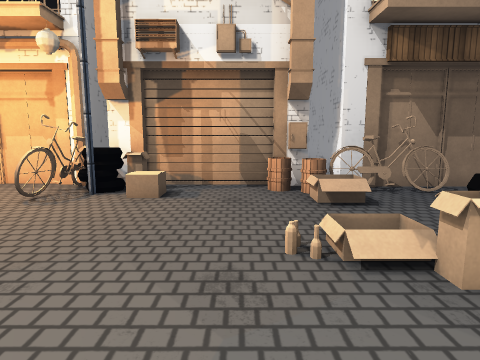
View 1 (above)

24 first-person views from a walk through a 3-D level made in the Unity game engine. The camera is 1.2 m above the floor, tilts 8° down and sees 75° across. The floor is counted in squares, 1 m on a side. Each view is taken from the middle of a square. On the plan, view 1 faces up. The plan holds only what a view shows up to about 13 squares ahead; the rest is blank. The place goes on beyond the plan. Some animated figures are left out. Some surface patterns are stand-ins.

View 2
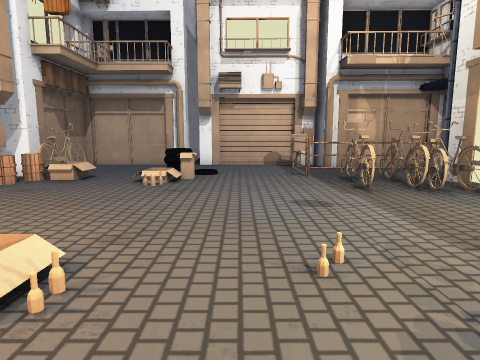

View 3
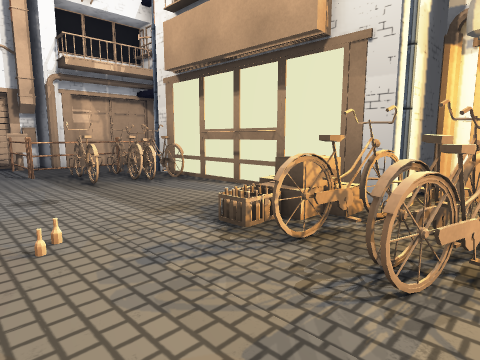

View 4
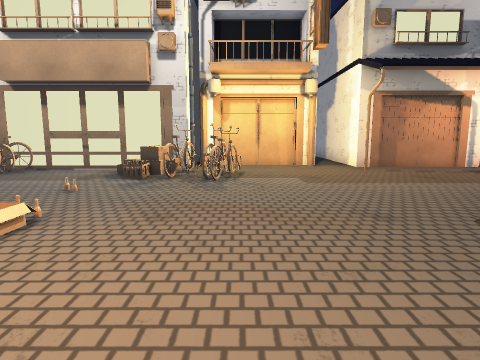

View 5
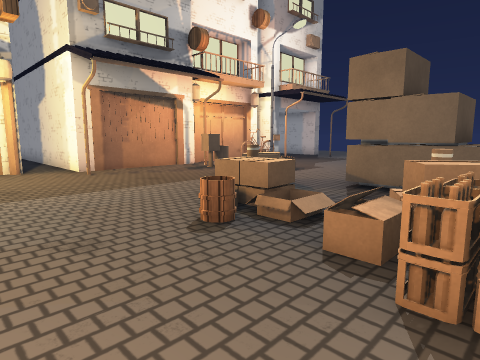

View 6
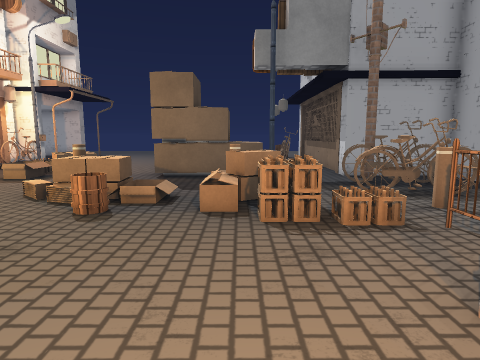

View 7
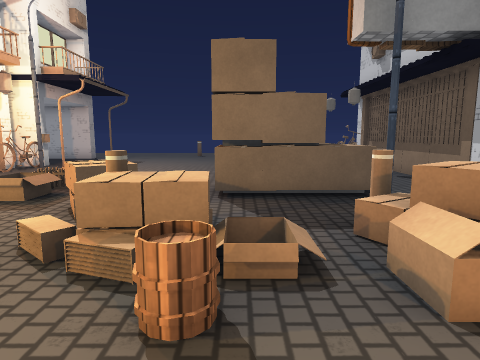

View 8
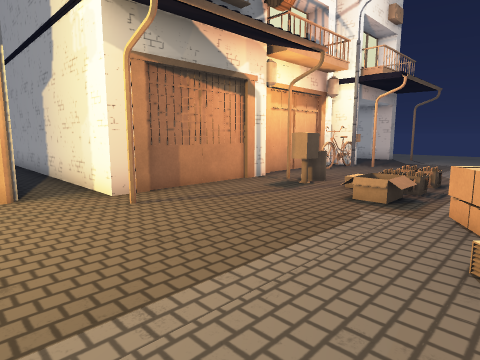

View 9
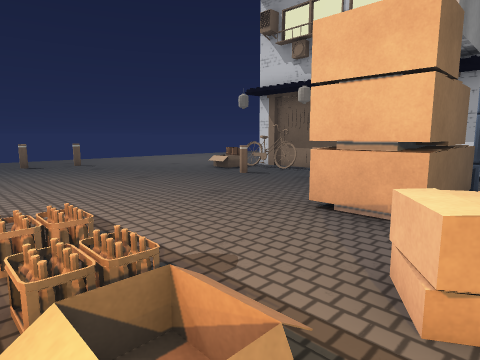

View 10
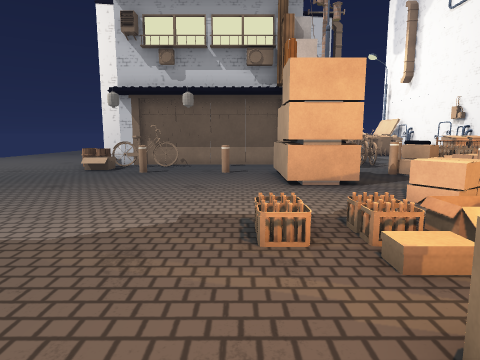

View 11
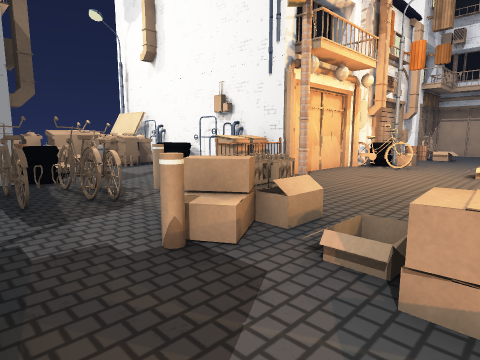

View 12
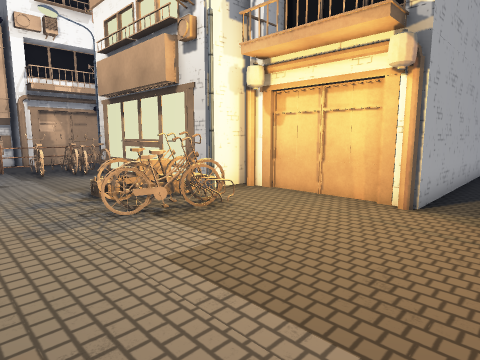

View 13
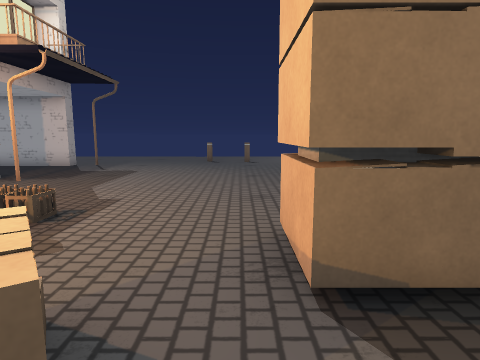

View 14
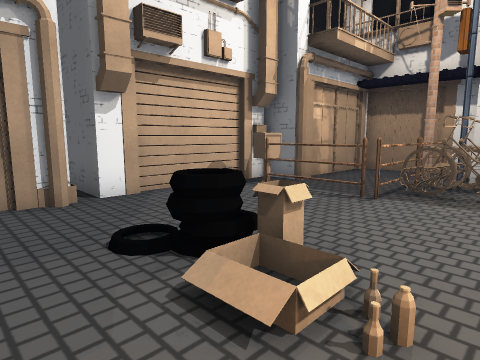

View 15
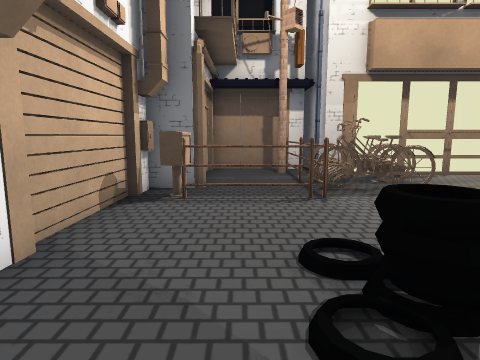

View 16
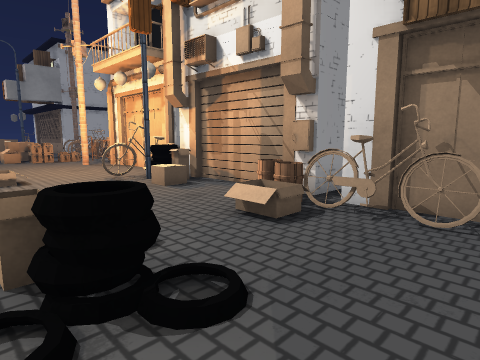

View 17
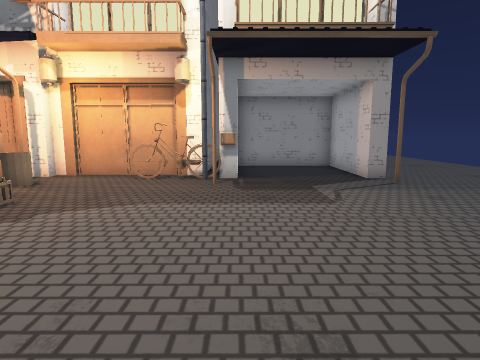

View 18
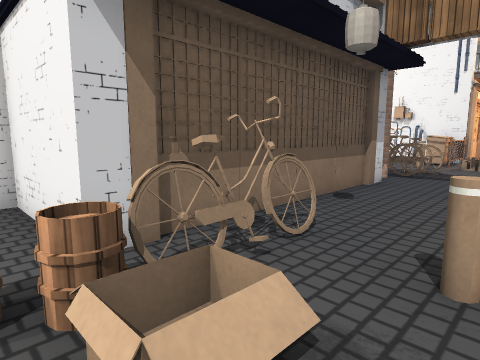

View 19
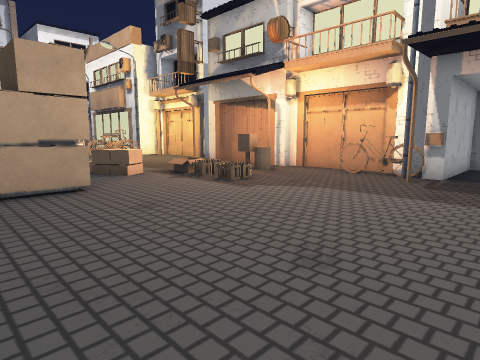

View 20
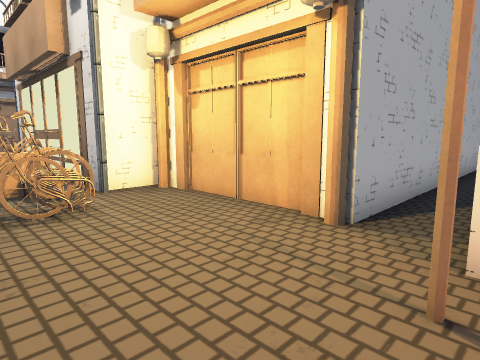

View 21
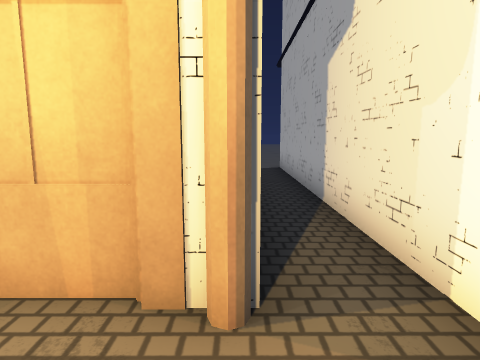

View 22
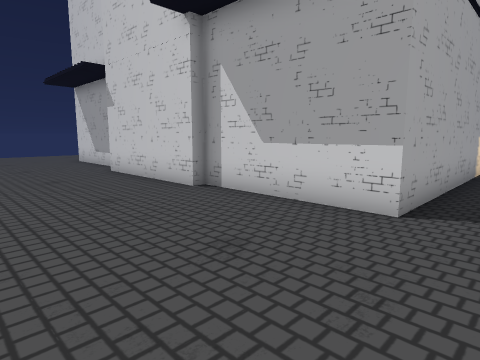

View 23
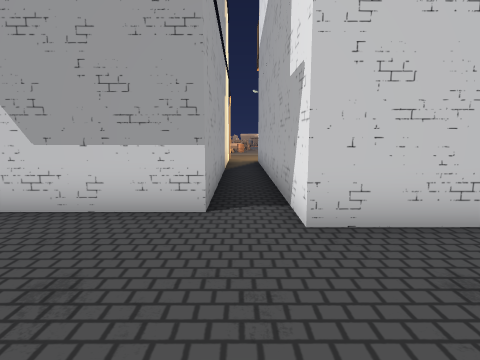

View 24
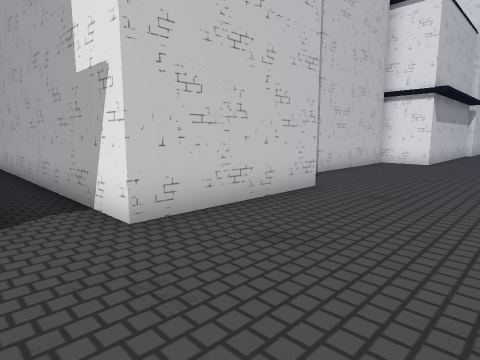

### Floor plan
Key: @ floor where view 1 was taken; # wall or solid block; . main floor; : floor 0.25 m higher than the main floor; / step, stairs or slope; B building; I bike; W wheel; A barrel; S streetlight; F fence; M mailbox; O other object.
Columns run from 25 left of view 1 to 8 right of it. Each row starts with its distance up from view 1.
 10  B      B OOO   OO         #
  9 .B      B.OOO..OO#   #     #
  8 OBBIBBBBB.OO.OFFFBBBB##BBBB##BBB
  7 OAII.................IWO..AIII.B
  6 .O......OS..OOO......IS........B
  5 ...O..OOOO.OOO.................B
  4 .......OOO.....................BO
  3 .......OOO./OA............:OO..BO#
  2 ...........///.............O...B
  1 .........OOO/..................B
  0 ..........O..............@.....B
 -1 ......///O........O........FFFMB
 -2 ........//........OOO....OOF..#B#
 -3 ........M........OOOO....OOF..B
 -4 ...#...OM........OOO.....III..B
 -5 ..BSII..BBBBB......SBBBBBBBS..B
 -6 ..B#BBBB#   B.#BBBBB      BF..BB
 -7 ..B#        B.#    B      BBBBB
 -8 ..B#        B.#           B
 -9 BBB#        B.#
-10             B.#
-11             B.#
-12             B.#
-13             B.#
-14             B.#
-15             B.#      BBBBBB
-16 BBB######BBBB.#     .......B
-17 ..............######.......BB
-18 ............................
-19 ............................
-20    .....................
-21           .......

Positions as (right, up) in squares from view 1, and headings:
1: (0, 0), facing up
2: (-7, 1), facing right
3: (-8, 1), facing down-right
4: (-8, 7), facing down
5: (-9, 6), facing down-left
6: (-7, 5), facing left
7: (-10, 3), facing left
8: (-10, 1), facing down-left
9: (-15, -2), facing up-left
10: (-19, -5), facing up
11: (-16, 2), facing up-right
12: (-13, 1), facing down-right
13: (-14, 2), facing left
14: (0, 5), facing down-right
15: (4, 5), facing down
16: (5, 2), facing up-left
17: (-23, 4), facing down
18: (-25, 5), facing up-right
19: (-25, 5), facing down-right
20: (-13, -2), facing down-right
21: (-11, -4), facing down
22: (-11, -21), facing up-left
23: (-12, -21), facing up
24: (-13, -21), facing up-right
